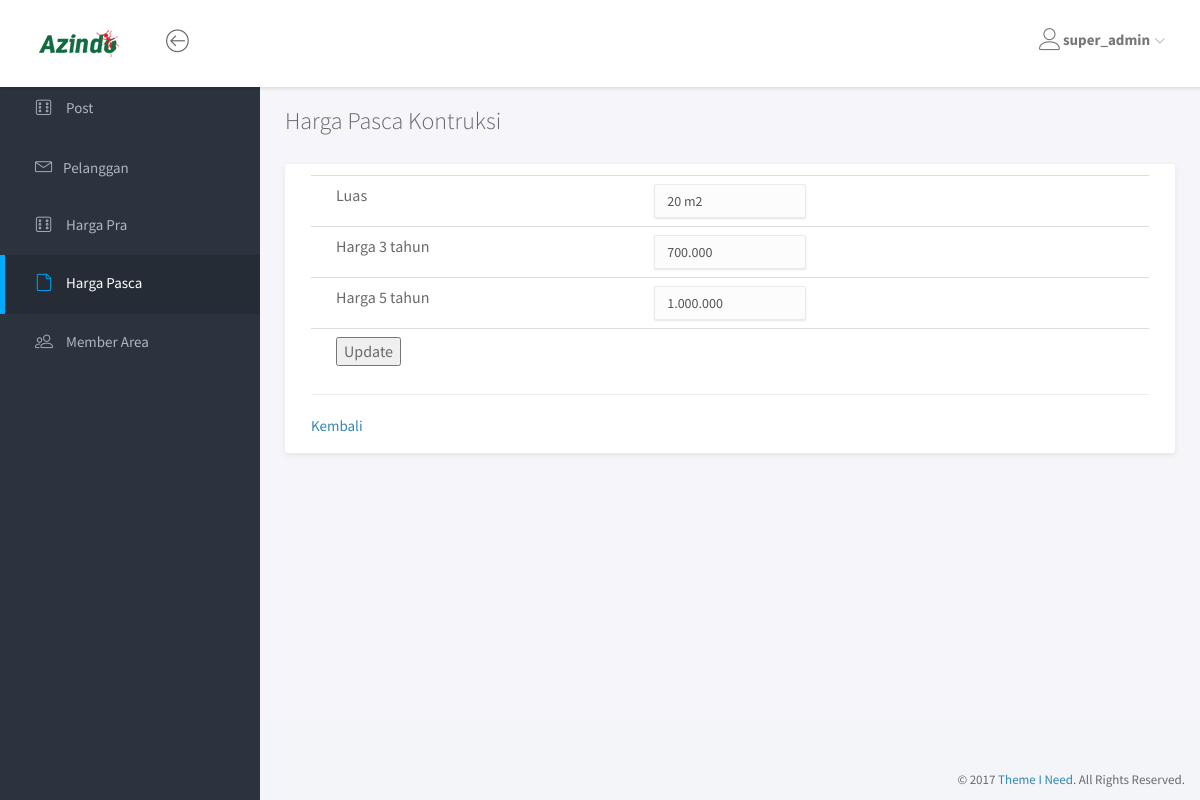
The app's page /admin/harga-pasca/edit.php?id_harga=1 (signed in) with its own data.
### tables this page shows
CREATE TABLE `harga` (
  `id_harga` int(3) NOT NULL,
  `luas` char(7) NOT NULL,
  `hrg_3thn` char(11) NOT NULL,
  `hrg_5thn` char(11) NOT NULL
);

### admin/harga-pasca/edit.php (the view, shortened to what this page needs)
<?php if(isset($_SESSION['username'])){ ?>
<html>
<head>
	<link rel="stylesheet" href="../assets/vendor/bootstrap/css/bootstrap.min.css">
	<link rel="stylesheet" href="../assets/vendor/font-awesome/css/font-awesome.min.css">
	<link rel="stylesheet" href="../assets/vendor/linearicons/style.css">
	<link rel="stylesheet" href="../assets/css/main.css">
	<link rel="stylesheet" href="../assets/css/demo.css">
</head>
<body>
		<?php
		include "../koneksi.php";
		$id_harga = $_GET['id_harga'];
		$query = "SELECT * FROM harga WHERE id_harga='".$id_harga."'";
			$sql = mysqli_query($connect, $query);
			$data = mysqli_fetch_array($sql);
		?>
	<div id="wrapper">
		<nav class="navbar navbar-default navbar-fixed-top">
			<div class="brand">
				<a href="../index.php"><img src="../assets/img/logo-dark.png" alt="Klorofil Logo" class="img-responsive logo"></a>
			</div>
			<div class="container-fluid">
				<div class="navbar-btn">
					<button type="button" class="btn-toggle-fullwidth"><i class="lnr lnr-arrow-left-circle"></i></button>
				</div>
				<div id="navbar-menu">
					<ul class="nav navbar-nav navbar-right">
						<li class="dropdown">
							<a href="#" class="dropdown-toggle" data-toggle="dropdown"><i class="lnr lnr-user"></i><span><strong><?php echo $_SESSION['username']; ?></strong></span> <i class="icon-submenu lnr lnr-chevron-down"></i></a>
						</li>
					</ul>
				</div>
			</div>
		</nav>
		<div id="sidebar-nav" class="sidebar">
			<div class="sidebar-scroll">
				<nav>
					<ul class="nav">
						<li><a href="../index.php" class=""><i class="lnr lnr-dice"></i> <span>Post</span></a></li>
						<li><a href="../pelanggan/index.php?hello=true" class=""><i class="lnr lnr-envelope"></i>Pelanggan  <span class='buble' id="jumlah"></span></a></li>
						<li><a href="../harga-pra" class=""><i class="lnr lnr-dice"></i> <span>Harga Pra</span></a></li>
						<li><a href="index.php" class="active"><i class="lnr lnr-file-empty"></i> <span>Harga Pasca</span></a></li>
						<li><a href="../member-area/" class=""><i class="lnr lnr-users"></i> <span>Member Area</span></a></li>
					</ul>
				</nav>
			</div>
		</div>
		<div class="main">
			<div class="main-content">
				<div class="container-fluid">
					<h3 class="page-title">Harga Pasca Kontruksi</h3>
					<div class="panel panel-headline">
						<div class="panel-body">
							<form method="POST" action="proses_edit.php?id_harga=<?php echo $id_harga; ?>" name="form1" onSubmit="return cekInputan();">
							<table class="table">
                            <tr>
                            	<td width="40%">Luas</td>
                                <td width="20%"> <input type="text" name="luas" class="form-control" value="<?php echo $data['luas']; ?>" placeholder="Masukkan Luas (m)"></td>
                                <td width="40%"><p id="luasmissing" style="color:black; font-size:small; visibility:hidden;">Masukkan luas dengan benar</p></td>
                            </tr>
                            <tr>
                            	<td>Harga 3 tahun</td>
                                <td> <input type="text" name="tigathn" class="form-control" onkeydown="return numbersonly(this, event);" onkeyup="javascript:tandaPemisahTitik(this);" value="<?php echo $data['hrg_3thn']; ?>" placeholder="Masukkan Harga 3 tahun"></td>
								<td width="40%"><p id="tigamissing" style="color:black; font-size:small; visibility:hidden;">Masukkan Harga 3 tahun</p></td>
                            </tr>
                            <tr>
                            	<td>Harga 5 tahun</td>
                                <td><input type="text" name="limathn" class="form-control" onkeydown="return numbersonly(this, event);" onkeyup="javascript:tandaPemisahTitik(this);" value="<?php echo $data['hrg_5thn']; ?>" placeholder="Masukkan Harga 5 tahun"></td>
								<td width="40%"><p id="limamissing" style="color:black; font-size:small; visibility:hidden;">Masukkan Harga 5 tahun</p></td>
                            </tr>
                            <tr>
                            	<td colspan="3"><button type="submit">Update</button></td>
                            </tr>
                            </table>
                          </form>
						  <hr>
							<a href="index.php">Kembali</a>
						</div>
					</div>
				</div>
			</div>
		</div>
		<footer>
			<div class="container-fluid">
				<p class="copyright">&copy; 2017 <a href="https://www.themeineed.com" target="_blank">Theme I Need</a>. All Rights Reserved.</p>
			</div>
		</footer>
	</div>
</body>
</html>
<?php
}else{
header("location:../login.php");
}
?>

### admin/assets/css/main.css (style rules this page uses)
html { position: relative; min-height: 100%; }
body { background-color: #F3F5F8; font-family: "Source Sans Pro", sans-serif; font-size: 15px; color: #676a6d; }
a { color: #3287B2; }
.page-title { margin-top: 0; margin-bottom: 30px; font-weight: 300; }
footer { position: absolute; bottom: 0; right: 0; padding-top: 15px; padding-bottom: 10px; }
.copyright { margin-bottom: 0; text-align: right; font-size: 13px; }
#wrapper .sidebar { -webkit-transition: all 0.3s ease-in-out; -moz-transition: all 0.3s ease-in-out; -ms-transition: all 0.3s ease-in-out; -o-transition: all 0.3s ease-in-out; transition: all 0.3s ease-in-out; width: 260px; height: 100%; float: left; background-color: #2B333E; position: fixed; left: 0; }
#wrapper .main { -webkit-transition: all 0.3s ease-in-out; -moz-transition: all 0.3s ease-in-out; -ms-transition: all 0.3s ease-in-out; -o-transition: all 0.3s ease-in-out; transition: all 0.3s ease-in-out; width: calc(100% - 260px); left: 0; position: relative; float: right; background-color: #f5f5fa; }
#wrapper #sidebar-nav, #wrapper .main { padding-top: 80px; }
.main-content { padding: 28px 10px; }
.navbar-default { -webkit-transition: all 0.3s ease-in-out; -moz-transition: all 0.3s ease-in-out; -ms-transition: all 0.3s ease-in-out; -o-transition: all 0.3s ease-in-out; transition: all 0.3s ease-in-out; -moz-box-shadow: 1px 2px 3px rgba(0, 0, 0, 0.1); -webkit-box-shadow: 1px 2px 3px rgba(0, 0, 0, 0.1); box-shadow: 1px 2px 3px rgba(0, 0, 0, 0.1); -webkit-border-radius: 0; -moz-border-radius: 0; border-radius: 0; padding: 0; margin: 0; border: none; background-color: #fff; }
.navbar-default .brand { float: left; padding: 30px 39px; background-color: #fff; }
.navbar-btn { float: left; padding: 16px 0; }
.navbar-btn button { font-size: 24px; padding: 4px 8px; line-height: .7; border: none; background: none; outline: none; }
.navbar-nav > li > a { padding: 28px 20px; }
.navbar-nav > li > a > i { font-size: 22px; margin-right: 2px; vertical-align: middle; }
.navbar-nav > li > a > i.icon-submenu { margin-left: 2px; margin-right: 0; font-size: 10px; position: relative; top: 2px; }
.navbar-nav > li > a > span { position: relative; top: 2px; }
@media screen and (min-width: 768px) { .navbar-nav.navbar-right { margin-right: 0; } }
.sidebar { z-index: 9; }
.sidebar .nav > li > a { padding: 18px 30px; color: #AEB7C2; border-left: 5px solid transparent; }
.sidebar .nav > li > a:hover, .sidebar .nav > li > a:focus, .sidebar .nav > li > a.active { color: #fff; background-color: transparent; }
.sidebar .nav > li > a:hover i, .sidebar .nav > li > a:focus i, .sidebar .nav > li > a.active i { color: #00AAFF; }
.sidebar .nav > li > a:focus, .sidebar .nav > li > a.active { background-color: #252c35; border-left-color: #00AAFF; }
.sidebar .nav i { margin-right: 10px; font-size: 18px; }
.sidebar .nav span { -webkit-transition: all 0.3s ease-in-out; -moz-transition: all 0.3s ease-in-out; -ms-transition: all 0.3s ease-in-out; -o-transition: all 0.3s ease-in-out; transition: all 0.3s ease-in-out; position: relative; top: -2px; }
.form-control { -moz-box-shadow: 0px 1px 2px 0 rgba(0, 0, 0, 0.1); -webkit-box-shadow: 0px 1px 2px 0 rgba(0, 0, 0, 0.1); box-shadow: 0px 1px 2px 0 rgba(0, 0, 0, 0.1); -webkit-border-radius: 2px; -moz-border-radius: 2px; border-radius: 2px; border-color: #eaeaea; background-color: #fcfcfc; }
.panel { -webkit-border-radius: 3px; -moz-border-radius: 3px; border-radius: 3px; -moz-box-shadow: 0 2px 6px rgba(0, 0, 0, 0.08); -webkit-box-shadow: 0 2px 6px rgba(0, 0, 0, 0.08); box-shadow: 0 2px 6px rgba(0, 0, 0, 0.08); background-color: #fff; margin-bottom: 30px; }
.panel .panel-heading, .panel .panel-body, .panel .panel-footer { padding-left: 25px; padding-right: 25px; }
.panel .panel-body { padding-top: 10px; padding-bottom: 15px; }
.panel .table > thead > tr > td:first-child, .panel .table > thead > tr > th:first-child, .panel .table > tbody > tr > td:first-child, .panel .table > tbody > tr > th:first-child, .panel .table > tfoot > tr > td:first-child, .panel .table > tfoot > tr > th:first-child { padding-left: 25px; }
.panel .table > thead > tr > td:last-child, .panel .table > thead > tr > th:last-child, .panel .table > tbody > tr > td:last-child, .panel .table > tbody > tr > th:last-child, .panel .table > tfoot > tr > td:last-child, .panel .table > tfoot > tr > th:last-child { padding-left: 25px; }

### records on screen
harga: luas "20 m2", tigathn "700.000", limathn "1.000.000"

### other values on screen
$_SESSION['username'] "super_admin"
